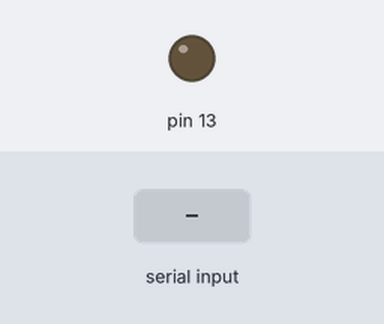
Recording of a sketch running on a simulated Arduino Uno, built with avr-gcc and run on an emulated ATmega328P. Shown: output pins drawn as LEDs (lit = HIGH). Dashed ring = blinking. The inputs (shaded band) are chosen by the test bench.

Above: at 1.2 s.
1.3 s: byte 1 (1) received over Serial
At 1.45 s:
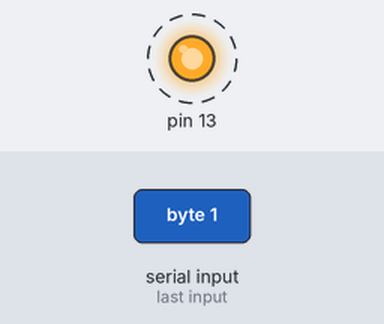
Timing chart, 0 to 4.3 s (numbered marks = the images above; inputs shaded):
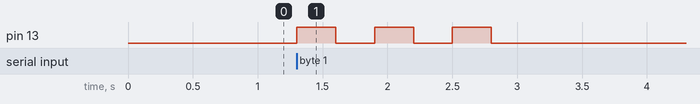

Measured:
- after the input at 1.3 s, pin 13: alternates HIGH for 0.30 s and LOW for 0.30 s, 6 changes in all, then stays LOW, starting at once

The sketch:

intern_box.ino
```cpp
void setup() {
  // put your setup code here, to run once:
  Serial.begin(9600);
  pinMode(13,OUTPUT);

}

void loop() {
  // put your main code here, to run repeatedly:
    if (Serial.available() > 0) {
     char car1 = Serial.read();
     switch (car1) {
      case 1:
      digitalWrite(13, HIGH);
      delay(300);
      digitalWrite(13, LOW);
      delay(300);
      digitalWrite(13, HIGH);
      delay(300);
      digitalWrite(13, LOW);
      delay(300);
      digitalWrite(13, HIGH);
      delay(300);
      digitalWrite(13, LOW);
      delay(300);
     break;
     default:
     digitalWrite(13,LOW);
     break;

}
    }
}
```
